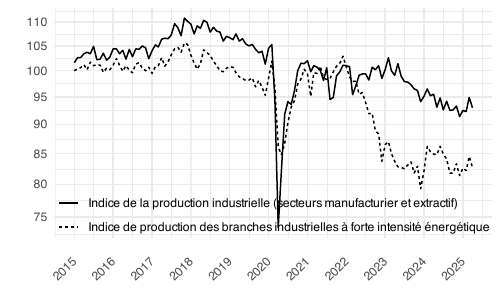

Recreate this plot in R.
library(tidyverse)
library(scales)

# Data ---------

figure2 <- fread("destatis/produktionsentwicklung-energieintensiven-industriezweige.csv") %>%
  setNames(c("date", "Indice de la production industrielle (secteurs manufacturier et extractif)",
             "Indice de production des branches industrielles à forte intensité énergétique")) %>%
  mutate(date = as.Date(date)) %>%
  gather(variable, value, -date) %>%
  select(variable, date, value)

write_csv2(figure2, file = "figure2.csv")

# Graph -------

figure2 %>%
  ggplot+ geom_line(aes(x = date, y = value, linetype = variable)) +
  theme_minimal() + xlab("") + ylab("") +
  scale_x_date(breaks = c(seq(1992, 2100, 1)) %>% paste0("-01-01") %>% as.Date,
               labels = date_format("%Y")) +
  scale_y_log10(breaks = seq(-10, 300, 5),
                labels = dollar_format(accuracy = 1, prefix = "")) +
  theme(legend.title = element_blank(),
        legend.position = c(0.5, 0.1),
        axis.text.x = element_text(angle = 45, vjust = 0.5, hjust=1))


ggsave("figure2.pdf", width = 5, height = 3, device = cairo_pdf)
ggsave("figure2.png", width = 5, height = 3, bg = "white")



